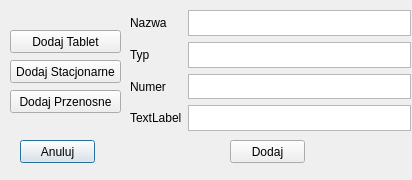
<?xml version="1.0" encoding="UTF-8"?>
<ui version="4.0">
 <class>opcja1</class>
 <widget class="QDialog" name="opcja1">
  <property name="geometry">
   <rect>
    <x>0</x>
    <y>0</y>
    <width>412</width>
    <height>180</height>
   </rect>
  </property>
  <property name="windowTitle">
   <string>Dialog</string>
  </property>
  <property name="layoutDirection">
   <enum>Qt::LeftToRight</enum>
  </property>
  <widget class="QPushButton" name="Powrot">
   <property name="geometry">
    <rect>
     <x>20</x>
     <y>140</y>
     <width>75</width>
     <height>23</height>
    </rect>
   </property>
   <property name="text">
    <string>Anuluj</string>
   </property>
  </widget>
  <widget class="QPushButton" name="Tablet">
   <property name="geometry">
    <rect>
     <x>10</x>
     <y>30</y>
     <width>111</width>
     <height>23</height>
    </rect>
   </property>
   <property name="text">
    <string>Dodaj Tablet</string>
   </property>
  </widget>
  <widget class="QPushButton" name="Stacjonarne">
   <property name="geometry">
    <rect>
     <x>10</x>
     <y>60</y>
     <width>111</width>
     <height>23</height>
    </rect>
   </property>
   <property name="text">
    <string>Dodaj Stacjonarne</string>
   </property>
  </widget>
  <widget class="QPushButton" name="Przenosne">
   <property name="geometry">
    <rect>
     <x>10</x>
     <y>90</y>
     <width>111</width>
     <height>23</height>
    </rect>
   </property>
   <property name="text">
    <string>Dodaj Przenosne</string>
   </property>
  </widget>
  <widget class="QFrame" name="ramka">
   <property name="enabled">
    <bool>true</bool>
   </property>
   <property name="geometry">
    <rect>
     <x>130</x>
     <y>10</y>
     <width>281</width>
     <height>161</height>
    </rect>
   </property>
   <property name="cursor">
    <cursorShape>WaitCursor</cursorShape>
   </property>
   <property name="autoFillBackground">
    <bool>false</bool>
   </property>
   <property name="frameShape">
    <enum>QFrame::NoFrame</enum>
   </property>
   <property name="frameShadow">
    <enum>QFrame::Plain</enum>
   </property>
   <widget class="QWidget" name="gridLayoutWidget">
    <property name="geometry">
     <rect>
      <x>0</x>
      <y>0</y>
      <width>281</width>
      <height>121</height>
     </rect>
    </property>
    <layout class="QGridLayout" name="gridLayout">
     <item row="2" column="2">
      <widget class="QTextEdit" name="textEdit_2"/>
     </item>
     <item row="0" column="0">
      <widget class="QLabel" name="label_2">
       <property name="enabled">
        <bool>true</bool>
       </property>
       <property name="text">
        <string>Nazwa</string>
       </property>
      </widget>
     </item>
     <item row="3" column="2">
      <widget class="QTextEdit" name="textEdit_3"/>
     </item>
     <item row="3" column="0">
      <widget class="QLabel" name="label">
       <property name="enabled">
        <bool>true</bool>
       </property>
       <property name="text">
        <string>Numer</string>
       </property>
      </widget>
     </item>
     <item row="2" column="0">
      <widget class="QLabel" name="label_3">
       <property name="enabled">
        <bool>true</bool>
       </property>
       <property name="text">
        <string>Typ</string>
       </property>
      </widget>
     </item>
     <item row="0" column="2">
      <widget class="QTextEdit" name="textEdit"/>
     </item>
     <item row="4" column="0">
      <widget class="QLabel" name="label_4">
       <property name="text">
        <string>TextLabel</string>
       </property>
      </widget>
     </item>
     <item row="4" column="2">
      <widget class="QTextEdit" name="textEdit_4"/>
     </item>
    </layout>
   </widget>
   <widget class="QPushButton" name="pushButton">
    <property name="geometry">
     <rect>
      <x>100</x>
      <y>130</y>
      <width>75</width>
      <height>23</height>
     </rect>
    </property>
    <property name="text">
     <string>Dodaj</string>
    </property>
   </widget>
  </widget>
 </widget>
 <resources/>
 <connections>
  <connection>
   <sender>Powrot</sender>
   <signal>clicked()</signal>
   <receiver>opcja1</receiver>
   <slot>close()</slot>
   <hints>
    <hint type="sourcelabel">
     <x>57</x>
     <y>151</y>
    </hint>
    <hint type="destinationlabel">
     <x>221</x>
     <y>68</y>
    </hint>
   </hints>
  </connection>
  <connection>
   <sender>Tablet</sender>
   <signal>clicked()</signal>
   <receiver>opcja1</receiver>
   <slot>dodajtablet()</slot>
   <hints>
    <hint type="sourcelabel">
     <x>65</x>
     <y>41</y>
    </hint>
    <hint type="destinationlabel">
     <x>121</x>
     <y>70</y>
    </hint>
   </hints>
  </connection>
  <connection>
   <sender>Stacjonarne</sender>
   <signal>clicked()</signal>
   <receiver>opcja1</receiver>
   <slot>dodajstacjonarne()</slot>
   <hints>
    <hint type="sourcelabel">
     <x>65</x>
     <y>71</y>
    </hint>
    <hint type="destinationlabel">
     <x>121</x>
     <y>70</y>
    </hint>
   </hints>
  </connection>
  <connection>
   <sender>Przenosne</sender>
   <signal>clicked()</signal>
   <receiver>opcja1</receiver>
   <slot>dodajprzenosne()</slot>
   <hints>
    <hint type="sourcelabel">
     <x>65</x>
     <y>101</y>
    </hint>
    <hint type="destinationlabel">
     <x>121</x>
     <y>70</y>
    </hint>
   </hints>
  </connection>
  <connection>
   <sender>pushButton</sender>
   <signal>clicked()</signal>
   <receiver>opcja1</receiver>
   <slot>dodaj()</slot>
   <hints>
    <hint type="sourcelabel">
     <x>267</x>
     <y>151</y>
    </hint>
    <hint type="destinationlabel">
     <x>205</x>
     <y>89</y>
    </hint>
   </hints>
  </connection>
 </connections>
 <slots>
  <slot>powrot()</slot>
  <slot>dodajtablet()</slot>
  <slot>dodajprzenosne()</slot>
  <slot>dodajstacjonarne()</slot>
  <slot>dodaj()</slot>
 </slots>
</ui>
